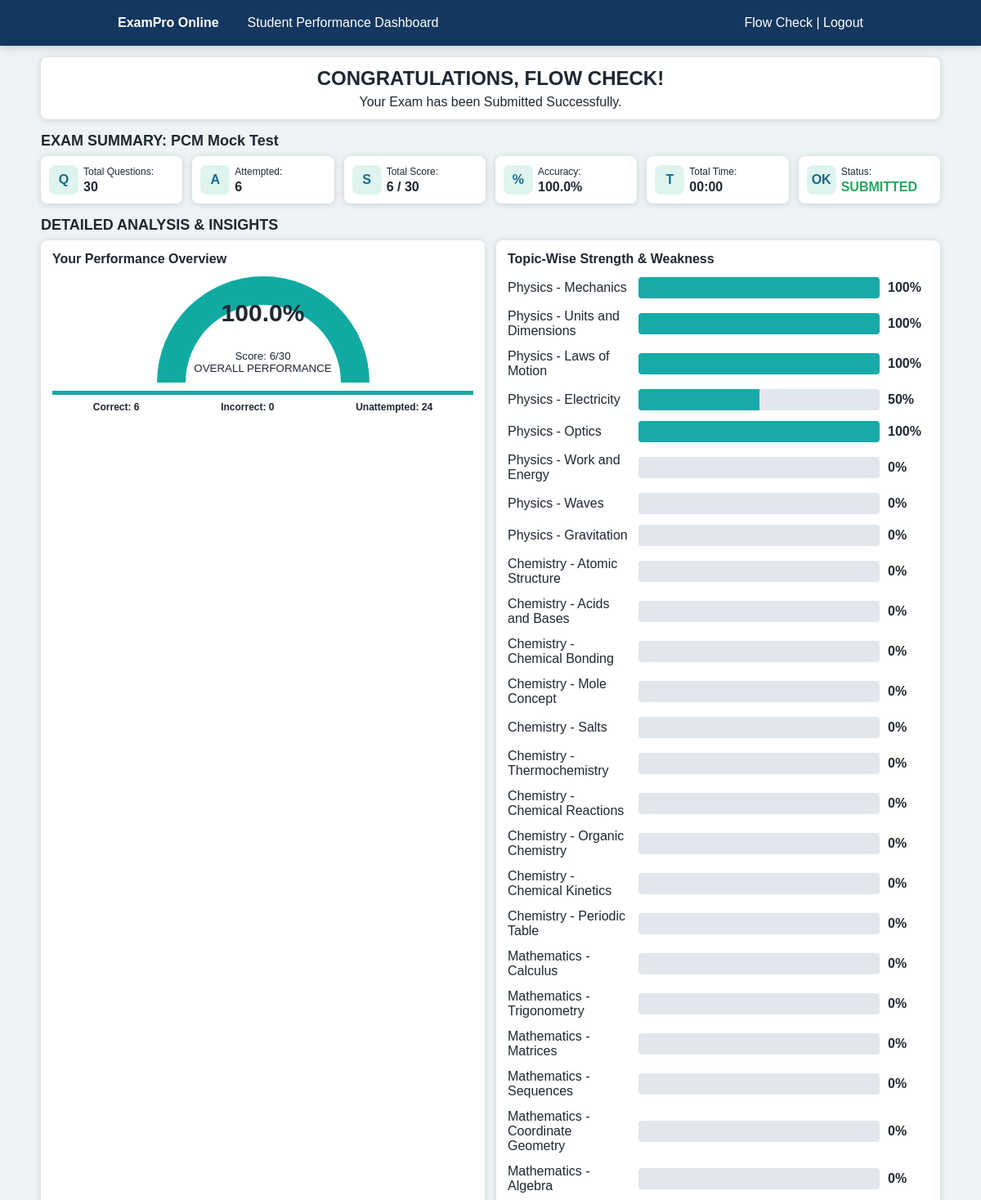
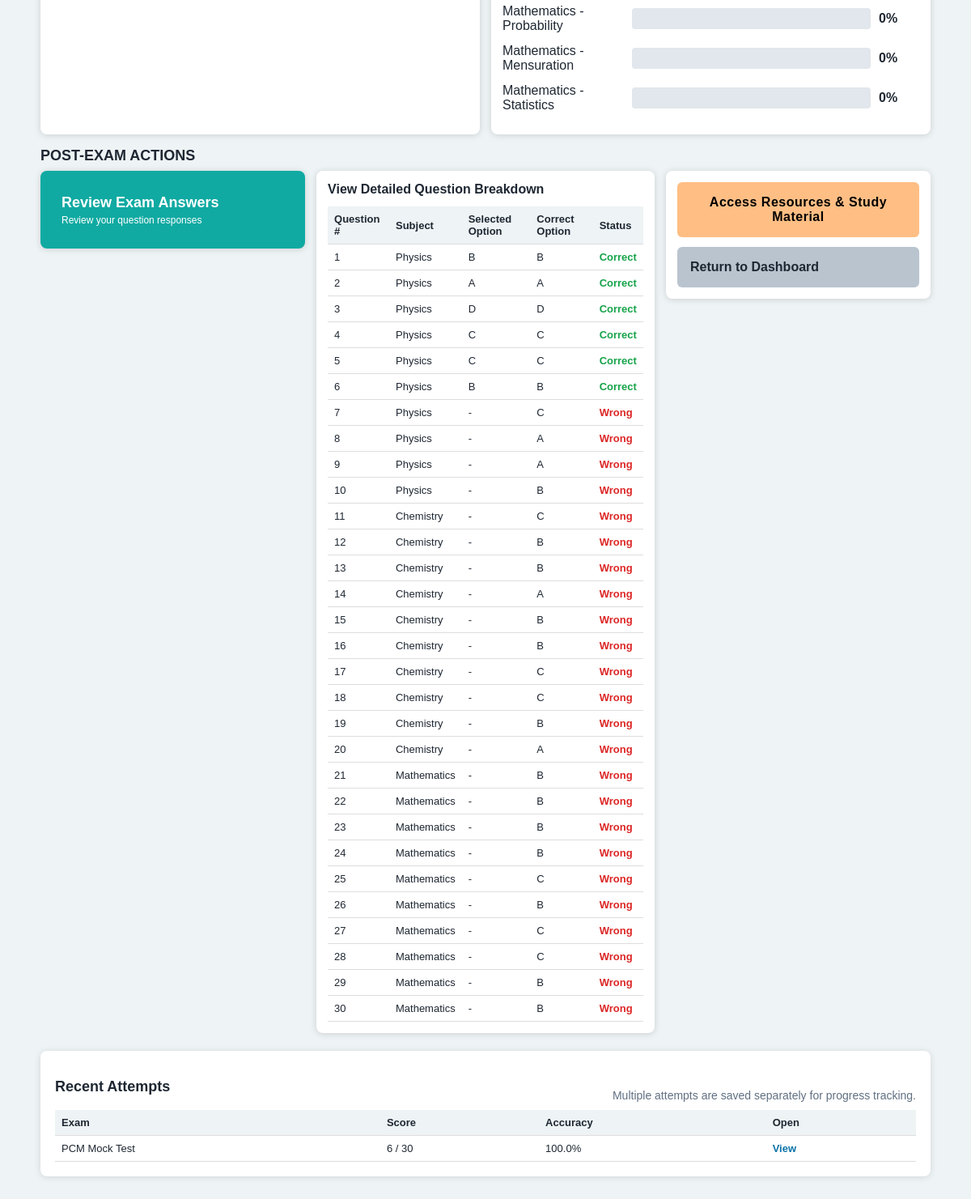
The app's page /result/ (signed in) with its own data (2 pictures, top to bottom).
### exams/models.py (models this page shows, shortened)
class Result(models.Model):
    user = models.ForeignKey(User, on_delete=models.CASCADE, related_name="results")
    subject = models.CharField(max_length=40, default="All Subjects")
    title = models.CharField(max_length=120, default="PCM Mock Test")
    total_questions = models.PositiveIntegerField()
    attempted = models.PositiveIntegerField()
    correct = models.PositiveIntegerField()
    incorrect = models.PositiveIntegerField()
    score = models.PositiveIntegerField()
    accuracy = models.FloatField(default=0)
    time_taken = models.PositiveIntegerField(default=0)
    submitted_at = models.DateTimeField(auto_now_add=True)

class UserResponse(models.Model):
    user = models.ForeignKey(User, on_delete=models.CASCADE)
    question = models.ForeignKey(Question, on_delete=models.CASCADE)
    result = models.ForeignKey(Result, on_delete=models.CASCADE, related_name="responses", null=True, blank=True)
    selected_answer = models.CharField(max_length=1, blank=True)
    is_correct = models.BooleanField(default=False)
    marked_for_review = models.BooleanField(default=False)
    class Meta:
        unique_together = ("result", "question")

class Question(models.Model):
    subject = models.CharField(max_length=40, default="Computer Science")
    text = models.TextField()
    option_a = models.CharField(max_length=255)
    option_b = models.CharField(max_length=255)
    option_c = models.CharField(max_length=255)
    option_d = models.CharField(max_length=255)
    correct_answer = models.CharField(max_length=1, choices=[("A", "A"), ("B", "B"), ("C", "C"), ("D", "D")])
    topic = models.CharField(max_length=80, default="General Aptitude")

### exams/views.py (the view)
# urls.py: path("result/", views.result_page, name="result"),
@login_required
def result_page(request, result_id=None):
    if result_id:
        result = get_object_or_404(Result, id=result_id, user=request.user)
    else:
        result = Result.objects.filter(user=request.user).order_by("-submitted_at").first()
        if not result:
            return redirect("dashboard")
    responses = UserResponse.objects.filter(result=result).select_related("question").order_by("question_id")
    topic_stats = defaultdict(lambda: {"total": 0, "correct": 0, "percent": 0})
    for r in responses:
        s = topic_stats[f"{r.question.subject} - {r.question.topic}"]
        s["total"] += 1
        s["correct"] += int(r.is_correct)
    topics = []
    for name, s in topic_stats.items():
        s["percent"] = round((s["correct"] / s["total"]) * 100) if s["total"] else 0
        topics.append({"name": name, **s})
    time_text = f"{result.time_taken // 60:02d}:{result.time_taken % 60:02d}"
    unattempted = result.total_questions - result.attempted
    return render(request, "exams/result.html", {
        "result": result,
        "responses": responses,
        "topics": topics,
        "time_text": time_text,
        "unattempted": unattempted,
        "attempts": Result.objects.filter(user=request.user).order_by("-submitted_at")[:5],
    })

### exams/templates/exams/result.html (shortened to what this page needs)
{% load static %}
<!doctype html>
<html lang="en">
<head>
  <link rel="stylesheet" href="{% static 'exams/css/style.css' %}">
</head>
<body class="result-body">
  <nav class="dash-nav"><b>ExamPro Online</b><span>Student Performance Dashboard</span><a href="{% url 'logout' %}">{{ request.user.first_name|default:request.user.username }} | Logout</a></nav>
  <main class="dashboard">
    <section class="congrats"><h1>CONGRATULATIONS, {{ request.user.first_name|default:request.user.username|upper }}!</h1><p>Your Exam has been Submitted Successfully.</p></section>
    <h2>EXAM SUMMARY: {{ result.title }}</h2>
    <div class="summary-grid">
      <div><i>Q</i><span>Total Questions:</span><b>{{ result.total_questions }}</b></div>
      <div><i>A</i><span>Attempted:</span><b>{{ result.attempted }}</b></div>
      <div><i>S</i><span>Total Score:</span><b>{{ result.score }} / {{ result.total_questions }}</b></div>
      <div><i>%</i><span>Accuracy:</span><b>{{ result.accuracy }}%</b></div>
      <div><i>T</i><span>Total Time:</span><b>{{ time_text }}</b></div>
      <div><i>OK</i><span>Status:</span><b class="passed">SUBMITTED</b></div>
    </div>
    <h2>DETAILED ANALYSIS & INSIGHTS</h2>
    <section class="analysis-grid">
      <div class="panel">
        <h3>Your Performance Overview</h3>
        <div class="gauge" style="--score: {{ result.accuracy }}%"><span>{{ result.accuracy }}%</span><small>Score: {{ result.score }}/{{ result.total_questions }}<br>OVERALL PERFORMANCE</small></div>
        <div class="mini-stats"><b>Correct: {{ result.correct }}</b><b>Incorrect: {{ result.incorrect }}</b><b>Unattempted: {{ unattempted }}</b></div>
      </div>
      <div class="panel">
        <h3>Topic-Wise Strength & Weakness</h3>
        {% for t in topics %}
          <div class="topic-row"><span>{{ t.name }}</span><div><i style="width:{{ t.percent }}%"></i></div><b>{{ t.percent }}%</b></div>
        {% endfor %}
      </div>
    </section>
    <h2>POST-EXAM ACTIONS</h2>
    <section class="post-grid">
      <a class="review-btn" href="#answers">Review Exam Answers<small>Review your question responses</small></a>
      <div class="panel" id="answers">
        <h3>View Detailed Question Breakdown</h3>
        <table>
          <thead><tr><th>Question #</th><th>Subject</th><th>Selected Option</th><th>Correct Option</th><th>Status</th></tr></thead>
          <tbody>
          {% for r in responses %}
            <tr><td>{{ forloop.counter }}</td><td>{{ r.question.subject }}</td><td>{{ r.selected_answer|default:"-" }}</td><td>{{ r.question.correct_answer }}</td><td class="{% if r.is_correct %}ok{% else %}bad{% endif %}">{% if r.is_correct %}Correct{% else %}Wrong{% endif %}</td></tr>
          {% endfor %}
          </tbody>
        </table>
      </div>
      <div class="panel action-panel">
        <button>Access Resources & Study Material</button>
        <a href="{% url 'dashboard' %}">Return to Dashboard</a>
      </div>
    </section>
    <section class="history-panel compact-history">
      <div class="section-title">
        <h2>Recent Attempts</h2>
        <p>Multiple attempts are saved separately for progress tracking.</p>
      </div>
      <div class="history-table">
        <table>
          <thead><tr><th>Exam</th><th>Score</th><th>Accuracy</th><th>Open</th></tr></thead>
          <tbody>
          {% for item in attempts %}
            <tr><td>{{ item.title }}</td><td>{{ item.score }} / {{ item.total_questions }}</td><td>{{ item.accuracy }}%</td><td><a href="{% url 'result_detail' item.id %}">View</a></td></tr>
          {% endfor %}
          </tbody>
        </table>
      </div>
    </section>
  </main>
</body>
</html>

### exams/static/exams/css/style.css (style rules this page uses)
:root { --teal: #11a985; --teal-dark: #079675; --blue: #1f6fa8; --navy: #13375f; --orange: #f69a18; --green: #37b751; --red: #df4a18; --purple: #6546b7; --line: #d7dde3; --soft: #eef3f5; --text: #1e2732; }
* { box-sizing: border-box; }
body { margin: 0; font-family: Arial, Helvetica, sans-serif; color: var(--text); background: #eef3f5; }
button, input, select { font: inherit; }
button { cursor: pointer; border: 0; font-weight: 700; letter-spacing: .5px; }
a { color: inherit; text-decoration: none; }
button, a, .exam-choice, .summary-grid > div, .panel { transition: transform .18s ease, box-shadow .18s ease, background .18s ease; }
.dash-nav { height: 56px; background: #13375f; color: white; display: flex; align-items: center; gap: 35px; padding: 0 12%; box-shadow: 0 2px 10px rgba(0,0,0,.16); }
.dash-nav a { margin-left: auto; }
.metric-strip div, .exam-choice, .history-panel { background: white; border-radius: 8px; box-shadow: 0 1px 8px rgba(0,0,0,.12); }
.history-panel { margin-top: 22px; padding: 18px; }
.section-title { display: flex; align-items: end; justify-content: space-between; gap: 20px; margin-bottom: 10px; }
.section-title h2 { margin: 0; }
.section-title p { margin: 0; color: #607082; font-size: 14px; }
.history-table { overflow-x: auto; }
.history-table a { color: #0b73a8; font-weight: 800; }
.compact-history { margin-bottom: 34px; }
.dashboard { width: min(1100px, 92vw); margin: 14px auto 36px; }
.congrats, .panel, .summary-grid > div { background: white; border-radius: 8px; box-shadow: 0 1px 8px rgba(0,0,0,.15); }
.congrats { text-align: center; padding: 12px; margin-bottom: 14px; }
.congrats h1 { margin: 0; font-size: 24px; }
.congrats p { margin: 6px 0 0; }
.dashboard h2 { font-size: 18px; margin: 16px 0 8px; }
.summary-grid { display: grid; grid-template-columns: repeat(6, 1fr); gap: 12px; }
.summary-grid > div { display: grid; grid-template-columns: 42px 1fr; align-items: center; padding: 10px; min-height: 58px; }
.summary-grid i { grid-row: span 2; width: 36px; height: 36px; border-radius: 8px; display: grid; place-items: center; background: #dff4ee; color: #176b8f; font-style: normal; font-weight: 700; }
.summary-grid span { font-size: 12px; }
.summary-grid b { font-size: 16px; }
.passed { color: #26a75d; }
.analysis-grid { display: grid; grid-template-columns: 1fr 1fr; gap: 14px; }
.panel { padding: 14px; }
.panel h3 { margin: 0 0 12px; font-size: 16px; }
.gauge { width: 260px; height: 130px; margin: 10px auto; border-radius: 130px 130px 0 0; background: conic-gradient(from 270deg at 50% 100%, #11aaa2 var(--score), #e6ebef 0); position: relative; display: grid; place-items: end center; padding-bottom: 10px; overflow: hidden; }
.gauge::after { content: ""; position: absolute; width: 190px; height: 95px; bottom: 0; border-radius: 100px 100px 0 0; background: white; }
.gauge span, .gauge small { position: relative; z-index: 1; text-align: center; }
.gauge span { font-size: 30px; font-weight: 800; }
.mini-stats { display: flex; justify-content: space-around; font-size: 12px; border-top: 5px solid #12aaa1; padding-top: 8px; }
.topic-row { display: grid; grid-template-columns: 150px 1fr 50px; align-items: center; gap: 10px; margin: 13px 0; }
.topic-row div { height: 26px; background: #e1e7ec; border-radius: 4px; overflow: hidden; }
.topic-row i { display: block; height: 100%; background: #17aaa8; }
.post-grid { display: grid; grid-template-columns: .9fr 1.15fr .9fr; gap: 14px; align-items: start; }
.review-btn { display: grid; align-content: center; min-height: 96px; padding: 20px 26px; background: #10aaa2; color: white; border-radius: 8px; box-shadow: 0 1px 8px rgba(0,0,0,.15); font-weight: 800; font-size: 18px; }
.review-btn small { display: block; font-size: 12px; font-weight: 400; margin-top: 4px; }
table { width: 100%; border-collapse: collapse; font-size: 13px; }
th { background: #eef3f5; text-align: left; }
th, td { padding: 8px; border-bottom: 1px solid #ddd; }
.ok { color: #16a34a; font-weight: 800; }
.bad { color: #dc2626; font-weight: 800; }
.action-panel { display: grid; gap: 12px; }
.action-panel button, .action-panel a { display: block; padding: 16px; border-radius: 6px; background: #ffbe84; font-weight: 800; }
.action-panel a { background: #b9c4cf; }

### records on screen
Result: title "PCM Mock Test", total_questions "30", attempted "6", score "6", accuracy "100.0", correct "6", incorrect "0"
UserResponse: question.subject "Physics", selected_answer "B", question.correct_answer "B", is_correct "Correct"
UserResponse: question.subject "Physics", selected_answer "A", question.correct_answer "A", is_correct "Correct"
UserResponse: question.subject "Physics", selected_answer "D", question.correct_answer "D", is_correct "Correct"
UserResponse: question.subject "Physics", selected_answer "C", question.correct_answer "C", is_correct "Correct"
UserResponse: question.subject "Physics", selected_answer "C", question.correct_answer "C", is_correct "Correct"
UserResponse: question.subject "Physics", selected_answer "B", question.correct_answer "B", is_correct "Correct"
UserResponse: question.subject "Physics", selected_answer "-", question.correct_answer "C", is_correct "Wrong"
UserResponse: question.subject "Physics", selected_answer "-", question.correct_answer "A", is_correct "Wrong"
UserResponse: question.subject "Physics", selected_answer "-", question.correct_answer "A", is_correct "Wrong"
UserResponse: question.subject "Physics", selected_answer "-", question.correct_answer "B", is_correct "Wrong"
UserResponse: question.subject "Chemistry", selected_answer "-", question.correct_answer "C", is_correct "Wrong"
UserResponse: question.subject "Chemistry", selected_answer "-", question.correct_answer "B", is_correct "Wrong"
UserResponse: question.subject "Chemistry", selected_answer "-", question.correct_answer "B", is_correct "Wrong"
UserResponse: question.subject "Chemistry", selected_answer "-", question.correct_answer "A", is_correct "Wrong"
UserResponse: question.subject "Chemistry", selected_answer "-", question.correct_answer "B", is_correct "Wrong"
UserResponse: question.subject "Chemistry", selected_answer "-", question.correct_answer "B", is_correct "Wrong"
UserResponse: question.subject "Chemistry", selected_answer "-", question.correct_answer "C", is_correct "Wrong"
UserResponse: question.subject "Chemistry", selected_answer "-", question.correct_answer "C", is_correct "Wrong"
UserResponse: question.subject "Chemistry", selected_answer "-", question.correct_answer "B", is_correct "Wrong"
UserResponse: question.subject "Chemistry", selected_answer "-", question.correct_answer "A", is_correct "Wrong"
UserResponse: question.subject "Mathematics", selected_answer "-", question.correct_answer "B", is_correct "Wrong"
UserResponse: question.subject "Mathematics", selected_answer "-", question.correct_answer "B", is_correct "Wrong"
UserResponse: question.subject "Mathematics", selected_answer "-", question.correct_answer "B", is_correct "Wrong"
UserResponse: question.subject "Mathematics", selected_answer "-", question.correct_answer "B", is_correct "Wrong"
UserResponse: question.subject "Mathematics", selected_answer "-", question.correct_answer "C", is_correct "Wrong"
UserResponse: question.subject "Mathematics", selected_answer "-", question.correct_answer "B", is_correct "Wrong"
UserResponse: question.subject "Mathematics", selected_answer "-", question.correct_answer "C", is_correct "Wrong"
UserResponse: question.subject "Mathematics", selected_answer "-", question.correct_answer "C", is_correct "Wrong"
UserResponse: question.subject "Mathematics", selected_answer "-", question.correct_answer "B", is_correct "Wrong"
UserResponse: question.subject "Mathematics", selected_answer "-", question.correct_answer "B", is_correct "Wrong"

### other values on screen
{{ request.user.first_name|default:request.user.username }} "Flow Check"
{{ request.user.first_name|default:request.user.username|upper }} "FLOW CHECK"
{{ time_text }} "00:00"
{{ unattempted }} "24"
{{ t.name }} "Physics - Mechanics" "Physics - Units and Dimensions" "Physics - Laws of Motion" "Physics - Electricity" "Physics - Optics" "Physics - Work and Energy" "Physics - Waves" "Physics - Gravitation" "Chemistry - Atomic Structure" "Chemistry - Acids and Bases" "Chemistry - Chemical Bonding" "Chemistry - Mole Concept" "Chemistry - Salts" "Chemistry - Thermochemistry" "Chemistry - Chemical Reactions" "Chemistry - Organic Chemistry" "Chemistry - Chemical Kinetics" "Chemistry - Periodic Table" "Mathematics - Calculus" "Mathematics - Trigonometry" "Mathematics - Matrices" "Mathematics - Sequences" "Mathematics - Coordinate Geometry" "Mathematics - Algebra" "Mathematics - Probability" "Mathematics - Mensuration" "Mathematics - Statistics"
{{ t.percent }} "100" "100" "100" "50" "100" "0" "0" "0" "0" "0" "0" "0" "0" "0" "0" "0" "0" "0" "0" "0" "0" "0" "0" "0" "0" "0" "0"
